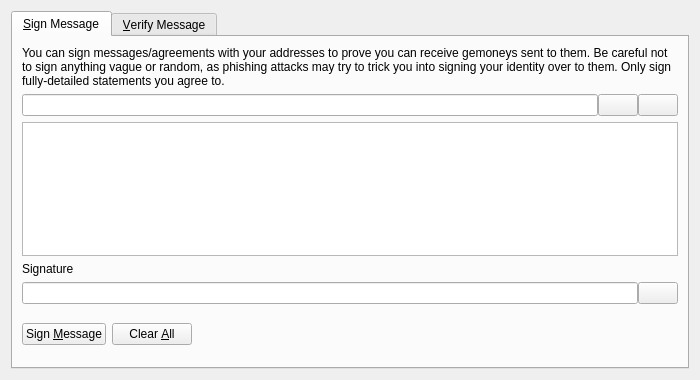
<?xml version="1.0" encoding="UTF-8"?>
<ui version="4.0">
 <class>SignVerifyMessageDialog</class>
 <widget class="QDialog" name="SignVerifyMessageDialog">
  <property name="geometry">
   <rect>
    <x>0</x>
    <y>0</y>
    <width>700</width>
    <height>380</height>
   </rect>
  </property>
  <property name="windowTitle">
   <string>Signatures - Sign / Verify a Message</string>
  </property>
  <property name="modal">
   <bool>true</bool>
  </property>
  <layout class="QVBoxLayout" name="verticalLayout">
   <item>
    <widget class="QTabWidget" name="tabWidget">
     <property name="currentIndex">
      <number>0</number>
     </property>
     <widget class="QWidget" name="tabSignMessage">
      <attribute name="title">
       <string>&amp;Sign Message</string>
      </attribute>
      <layout class="QVBoxLayout" name="verticalLayout_SM">
       <item>
        <widget class="QLabel" name="infoLabel_SM">
         <property name="text">
          <string>You can sign messages/agreements with your addresses to prove you can receive gemoneys sent to them. Be careful not to sign anything vague or random, as phishing attacks may try to trick you into signing your identity over to them. Only sign fully-detailed statements you agree to.</string>
         </property>
         <property name="textFormat">
          <enum>Qt::PlainText</enum>
         </property>
         <property name="wordWrap">
          <bool>true</bool>
         </property>
        </widget>
       </item>
       <item>
        <layout class="QHBoxLayout" name="horizontalLayout_1_SM">
         <property name="spacing">
          <number>0</number>
         </property>
         <item>
          <widget class="QValidatedLineEdit" name="addressIn_SM">
           <property name="toolTip">
            <string>The Gemoney address to sign the message with</string>
           </property>
          </widget>
         </item>
         <item>
          <widget class="QPushButton" name="addressBookButton_SM">
           <property name="toolTip">
            <string>Choose previously used address</string>
           </property>
           <property name="text">
            <string/>
           </property>
           <property name="icon">
            <iconset resource="../gemoney.qrc">
             <normaloff>:/icons/address-book</normaloff>:/icons/address-book</iconset>
           </property>
           <property name="shortcut">
            <string>Alt+A</string>
           </property>
           <property name="autoDefault">
            <bool>false</bool>
           </property>
          </widget>
         </item>
         <item>
          <widget class="QPushButton" name="pasteButton_SM">
           <property name="toolTip">
            <string>Paste address from clipboard</string>
           </property>
           <property name="text">
            <string/>
           </property>
           <property name="icon">
            <iconset resource="../gemoney.qrc">
             <normaloff>:/icons/editpaste</normaloff>:/icons/editpaste</iconset>
           </property>
           <property name="shortcut">
            <string>Alt+P</string>
           </property>
           <property name="autoDefault">
            <bool>false</bool>
           </property>
          </widget>
         </item>
        </layout>
       </item>
       <item>
        <widget class="QPlainTextEdit" name="messageIn_SM">
         <property name="toolTip">
          <string>Enter the message you want to sign here</string>
         </property>
        </widget>
       </item>
       <item>
        <widget class="QLabel" name="signatureLabel_SM">
         <property name="text">
          <string>Signature</string>
         </property>
         <property name="textFormat">
          <enum>Qt::PlainText</enum>
         </property>
        </widget>
       </item>
       <item>
        <layout class="QHBoxLayout" name="horizontalLayout_2_SM">
         <property name="spacing">
          <number>0</number>
         </property>
         <item>
          <widget class="QLineEdit" name="signatureOut_SM">
           <property name="font">
            <font>
             <italic>true</italic>
            </font>
           </property>
           <property name="readOnly">
            <bool>true</bool>
           </property>
          </widget>
         </item>
         <item>
          <widget class="QPushButton" name="copySignatureButton_SM">
           <property name="toolTip">
            <string>Copy the current signature to the system clipboard</string>
           </property>
           <property name="text">
            <string/>
           </property>
           <property name="icon">
            <iconset resource="../gemoney.qrc">
             <normaloff>:/icons/editcopy</normaloff>:/icons/editcopy</iconset>
           </property>
           <property name="autoDefault">
            <bool>false</bool>
           </property>
          </widget>
         </item>
        </layout>
       </item>
       <item>
        <layout class="QHBoxLayout" name="horizontalLayout_3_SM">
         <item>
          <widget class="QPushButton" name="signMessageButton_SM">
           <property name="toolTip">
            <string>Sign the message to prove you own this Gemoney address</string>
           </property>
           <property name="text">
            <string>Sign &amp;Message</string>
           </property>
           <property name="icon">
            <iconset resource="../gemoney.qrc">
             <normaloff>:/icons/edit</normaloff>:/icons/edit</iconset>
           </property>
           <property name="autoDefault">
            <bool>false</bool>
           </property>
          </widget>
         </item>
         <item>
          <widget class="QPushButton" name="clearButton_SM">
           <property name="toolTip">
            <string>Reset all sign message fields</string>
           </property>
           <property name="text">
            <string>Clear &amp;All</string>
           </property>
           <property name="icon">
            <iconset resource="../gemoney.qrc">
             <normaloff>:/icons/remove</normaloff>:/icons/remove</iconset>
           </property>
           <property name="autoDefault">
            <bool>false</bool>
           </property>
          </widget>
         </item>
         <item>
          <spacer name="horizontalSpacer_1_SM">
           <property name="orientation">
            <enum>Qt::Horizontal</enum>
           </property>
           <property name="sizeHint" stdset="0">
            <size>
             <width>40</width>
             <height>48</height>
            </size>
           </property>
          </spacer>
         </item>
         <item>
          <widget class="QLabel" name="statusLabel_SM">
           <property name="font">
            <font>
             <weight>75</weight>
             <bold>true</bold>
            </font>
           </property>
           <property name="text">
            <string/>
           </property>
           <property name="wordWrap">
            <bool>true</bool>
           </property>
          </widget>
         </item>
         <item>
          <spacer name="horizontalSpacer_2_SM">
           <property name="orientation">
            <enum>Qt::Horizontal</enum>
           </property>
           <property name="sizeHint" stdset="0">
            <size>
             <width>40</width>
             <height>48</height>
            </size>
           </property>
          </spacer>
         </item>
        </layout>
       </item>
      </layout>
     </widget>
     <widget class="QWidget" name="tabVerifyMessage">
      <attribute name="title">
       <string>&amp;Verify Message</string>
      </attribute>
      <layout class="QVBoxLayout" name="verticalLayout_VM">
       <item>
        <widget class="QLabel" name="infoLabel_VM">
         <property name="text">
          <string>Enter the receiver's address, message (ensure you copy line breaks, spaces, tabs, etc. exactly) and signature below to verify the message. Be careful not to read more into the signature than what is in the signed message itself, to avoid being tricked by a man-in-the-middle attack. Note that this only proves the signing party receives with the address, it cannot prove sendership of any transaction!</string>
         </property>
         <property name="textFormat">
          <enum>Qt::PlainText</enum>
         </property>
         <property name="alignment">
          <set>Qt::AlignLeading|Qt::AlignLeft|Qt::AlignTop</set>
         </property>
         <property name="wordWrap">
          <bool>true</bool>
         </property>
        </widget>
       </item>
       <item>
        <layout class="QHBoxLayout" name="horizontalLayout_1_VM">
         <property name="spacing">
          <number>0</number>
         </property>
         <item>
          <widget class="QValidatedLineEdit" name="addressIn_VM">
           <property name="toolTip">
            <string>The Gemoney address the message was signed with</string>
           </property>
          </widget>
         </item>
         <item>
          <widget class="QPushButton" name="addressBookButton_VM">
           <property name="toolTip">
            <string>Choose previously used address</string>
           </property>
           <property name="text">
            <string/>
           </property>
           <property name="icon">
            <iconset resource="../gemoney.qrc">
             <normaloff>:/icons/address-book</normaloff>:/icons/address-book</iconset>
           </property>
           <property name="shortcut">
            <string>Alt+A</string>
           </property>
           <property name="autoDefault">
            <bool>false</bool>
           </property>
          </widget>
         </item>
        </layout>
       </item>
       <item>
        <widget class="QPlainTextEdit" name="messageIn_VM"/>
       </item>
       <item>
        <widget class="QValidatedLineEdit" name="signatureIn_VM"/>
       </item>
       <item>
        <layout class="QHBoxLayout" name="horizontalLayout_2_VM">
         <item>
          <widget class="QPushButton" name="verifyMessageButton_VM">
           <property name="toolTip">
            <string>Verify the message to ensure it was signed with the specified Gemoney address</string>
           </property>
           <property name="text">
            <string>Verify &amp;Message</string>
           </property>
           <property name="icon">
            <iconset resource="../gemoney.qrc">
             <normaloff>:/icons/transaction_0</normaloff>:/icons/transaction_0</iconset>
           </property>
           <property name="autoDefault">
            <bool>false</bool>
           </property>
          </widget>
         </item>
         <item>
          <widget class="QPushButton" name="clearButton_VM">
           <property name="toolTip">
            <string>Reset all verify message fields</string>
           </property>
           <property name="text">
            <string>Clear &amp;All</string>
           </property>
           <property name="icon">
            <iconset resource="../gemoney.qrc">
             <normaloff>:/icons/remove</normaloff>:/icons/remove</iconset>
           </property>
           <property name="autoDefault">
            <bool>false</bool>
           </property>
          </widget>
         </item>
         <item>
          <spacer name="horizontalSpacer_1_VM">
           <property name="orientation">
            <enum>Qt::Horizontal</enum>
           </property>
           <property name="sizeHint" stdset="0">
            <size>
             <width>40</width>
             <height>48</height>
            </size>
           </property>
          </spacer>
         </item>
         <item>
          <widget class="QLabel" name="statusLabel_VM">
           <property name="font">
            <font>
             <weight>75</weight>
             <bold>true</bold>
            </font>
           </property>
           <property name="text">
            <string/>
           </property>
           <property name="wordWrap">
            <bool>true</bool>
           </property>
          </widget>
         </item>
         <item>
          <spacer name="horizontalSpacer_2_VM">
           <property name="orientation">
            <enum>Qt::Horizontal</enum>
           </property>
           <property name="sizeHint" stdset="0">
            <size>
             <width>40</width>
             <height>48</height>
            </size>
           </property>
          </spacer>
         </item>
        </layout>
       </item>
      </layout>
     </widget>
    </widget>
   </item>
  </layout>
 </widget>
 <customwidgets>
  <customwidget>
   <class>QValidatedLineEdit</class>
   <extends>QLineEdit</extends>
   <header>qt/qvalidatedlineedit.h</header>
  </customwidget>
 </customwidgets>
 <resources>
  <include location="../gemoney.qrc"/>
 </resources>
 <connections/>
</ui>
